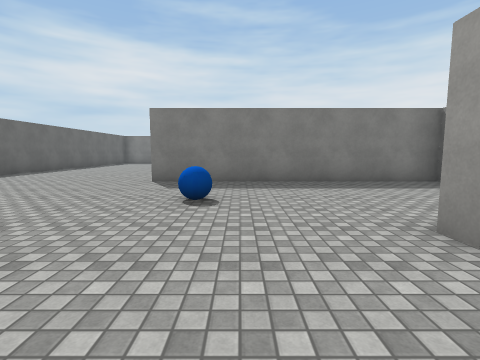
view 1 (above)

20 first-person views from a walk through a scene from a Unity 3-D project. The camera is 1.4 m above the floor, tilts 6° down and sees 85° across. The floor is counted in squares, 2 m on a side. Each view is taken from the middle of a square. On the plan, view 1 faces up. The plan holds only what a view shows up to about 9 squares ahead; the rest is blank. Surface patterns are stand-ins for the level's own textures.

view 2
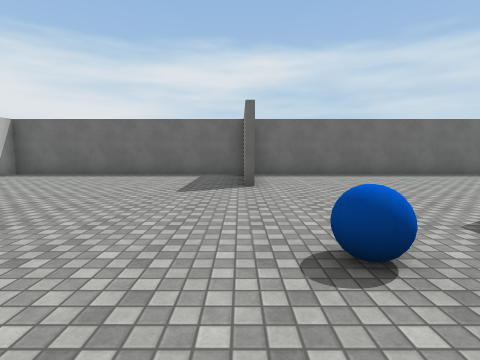

view 3
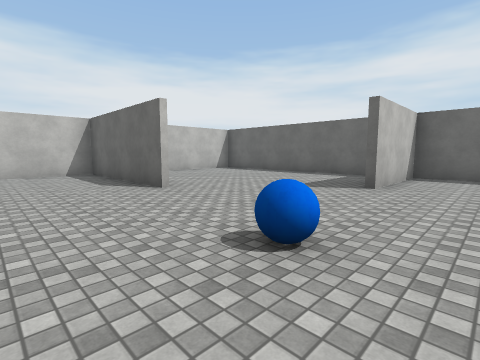

view 4
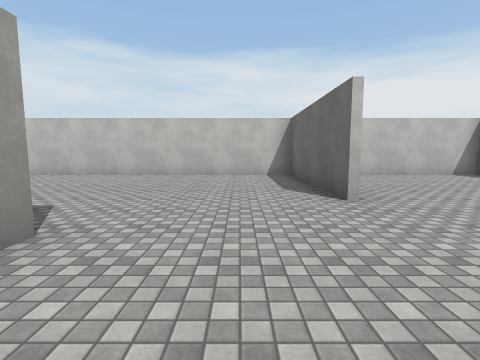

view 5
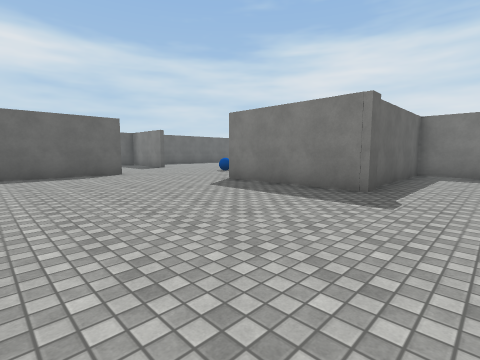

view 6
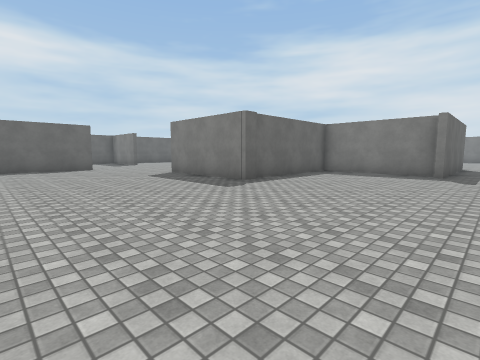

view 7
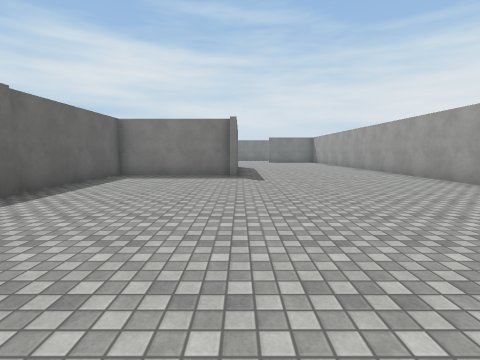

view 8
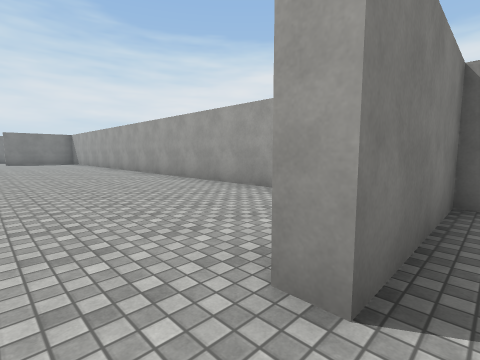

view 9
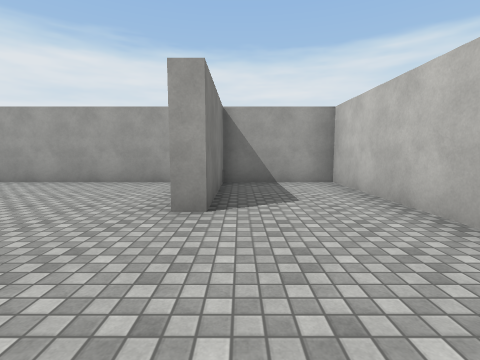

view 10
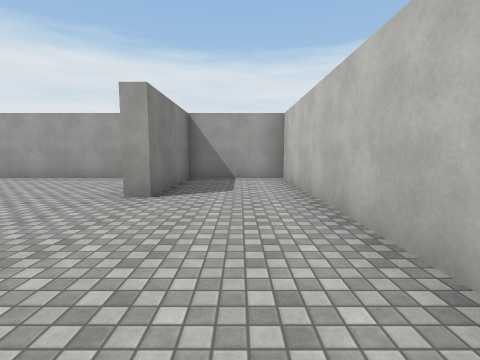

view 11
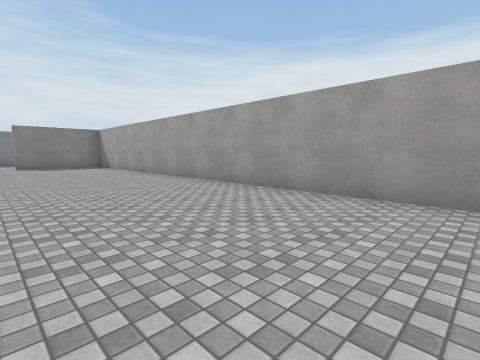

view 12
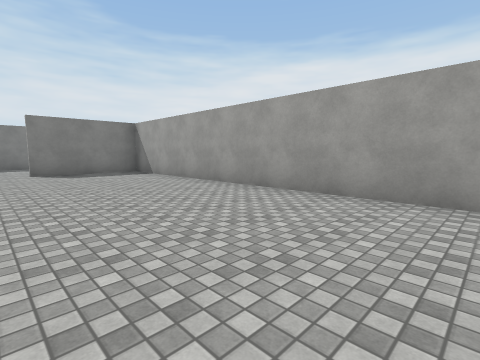

view 13
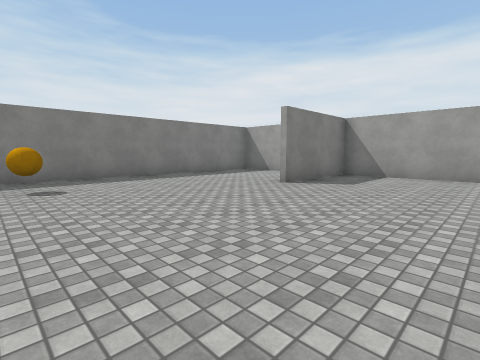

view 14
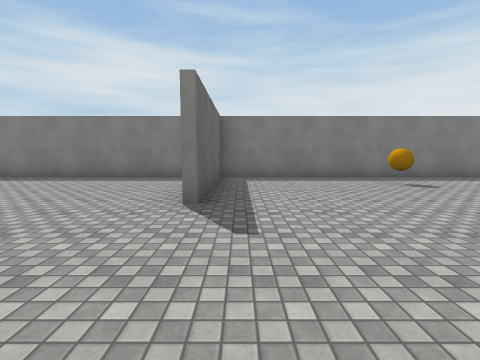

view 15
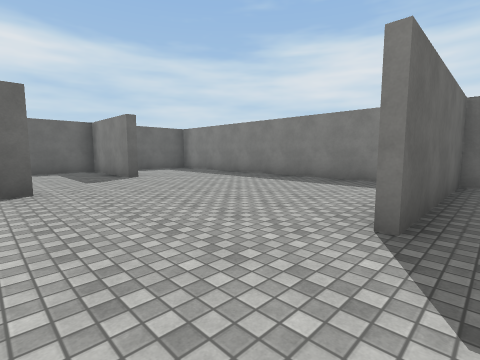

view 16
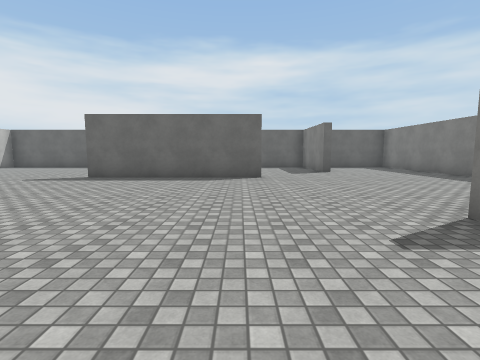

view 17
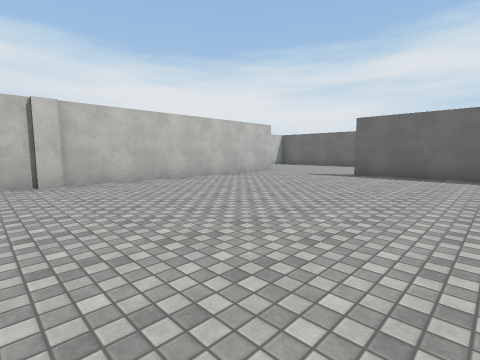

view 18
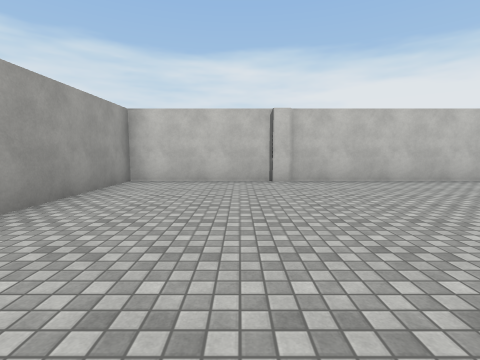

view 19
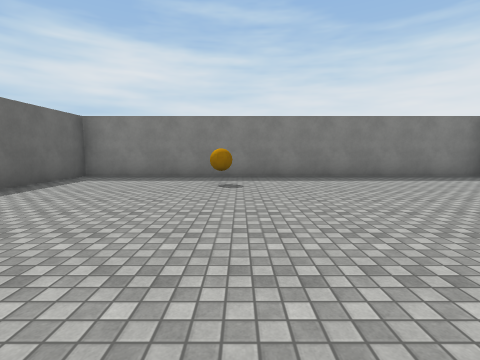

view 20
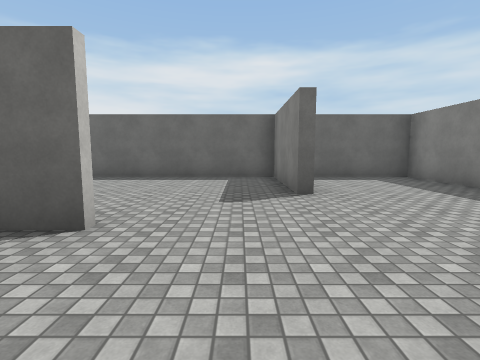

### Floor plan
Points are (right, up) in squares from view 1. A wall is a line through its corners. A room is listed if a view was taken in it or the views show most of it. See-through windows are left out.
Room 1 (views 1, 2, 3, 4, 5, 6, 7, 8, 9, 10, 11, 12, 13, 14, 15, 16, 17, 18, 19, 20)
walls: (4.9, 6.3) (-2.2, 6.3); (-0.4, 6.6) (8.7, 6.6) (8.7, 10.1); (8.9, 8.8) (8.9, 5.8); (8.8, 6.3) (5.2, 6.3) (5.2, 1.8) (1.7, 1.8) (1.7, 2.4); (-2.3, 14.6) (-2.3, 9.8); (-1.6, 0.3) (-1.6, -4.2) (6.6, -4.2); (-4.5, 3.1) (-6, 3.1); (-4.4, 17) (-7.4, 17) (-7.4, 3.3) (-4.4, 3.3); (-7.4, 3.1) (-7.4, -4.2) (-3.8, -4.2); (8.2, -4.2) (14.1, -4.2) (14.1, -1.6) (11, -1.6) (11, -1.1); (1.4, 20.7) (-7.4, 20.7) (-7.4, 18); (14.1, -0.4) (14.1, 16.5) (11, 16.5); (14.1, 20.7) (2.4, 20.7) (2.4, 16.4)
objects: blue ball (-1, 4); ball (7, 19)

Where each view was taken, in squares from view 1:
view 1: 0 up, 0 right, facing up
view 2: 3 up, 1 right, facing left
view 3: 5 up, 1 right, facing down-left
view 4: 4 up, 0 right, facing down
view 5: 3 down, 7 right, facing up-left
view 6: 3 down, 10 right, facing up-left
view 7: 2 down, 9 right, facing up
view 8: 2 down, 10 right, facing up-right
view 9: 2 down, 8 right, facing right
view 10: 3 down, 7 right, facing right
view 11: 3 up, 10 right, facing up-right
view 12: 7 up, 10 right, facing up-right
view 13: 13 up, 6 right, facing up-right
view 14: 13 up, 3 right, facing up
view 15: 14 up, 3 right, facing up-left
view 16: 14 up, 5 right, facing left
view 17: 13 up, 6 right, facing down-left
view 18: 13 up, 6 right, facing down
view 19: 13 up, 7 right, facing up
view 20: 16 up, 0 right, facing left
